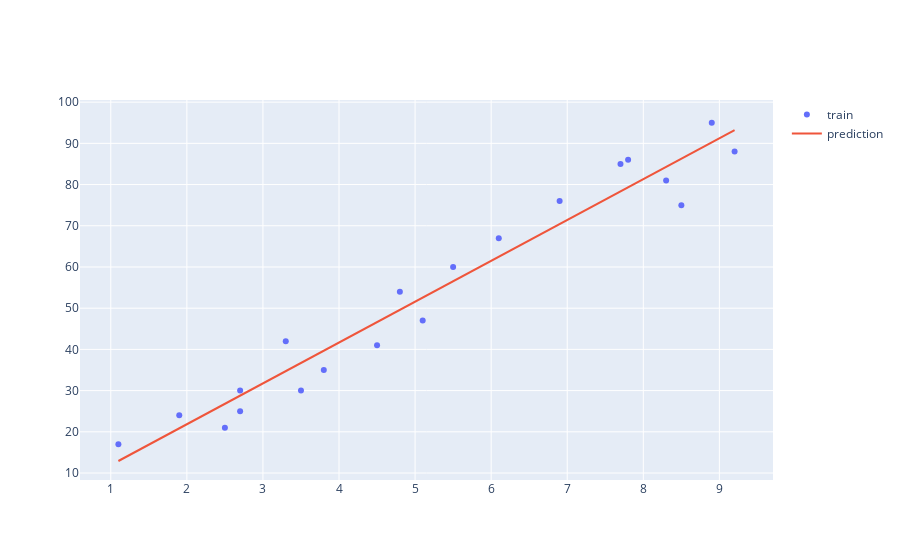

Notebook source saved alongside this figure:
### Code cell
# Plotting the regression line
x_range = np.linspace(X.min(), X.max(), 100)
y_range = regressor.predict(x_range.reshape(-1, 1))


fig = go.Figure([
    go.Scatter(x=X_train.squeeze(), y=y_train, name='train', mode='markers'),
    go.Scatter(x=x_range, y=y_range, name='prediction')
])
fig.show()
